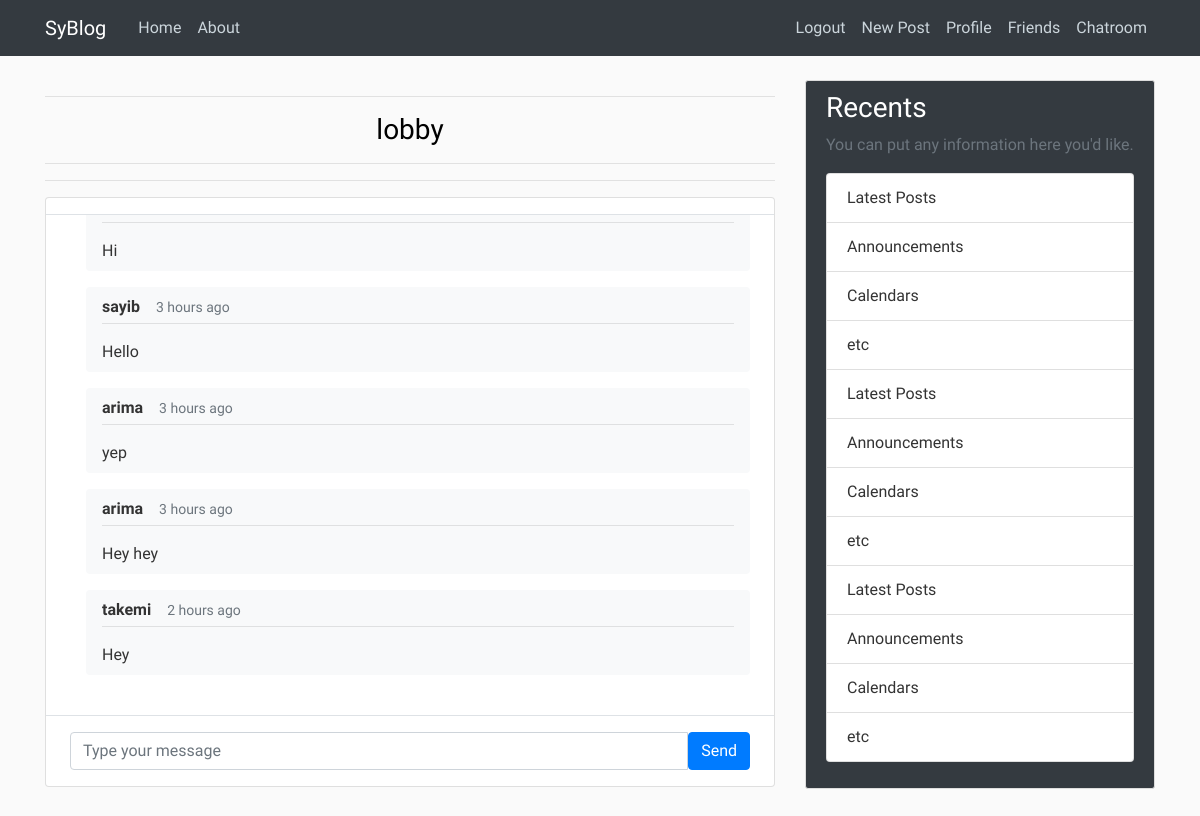
The page /chat/lobby/ (signed in) on the database as committed earlier.
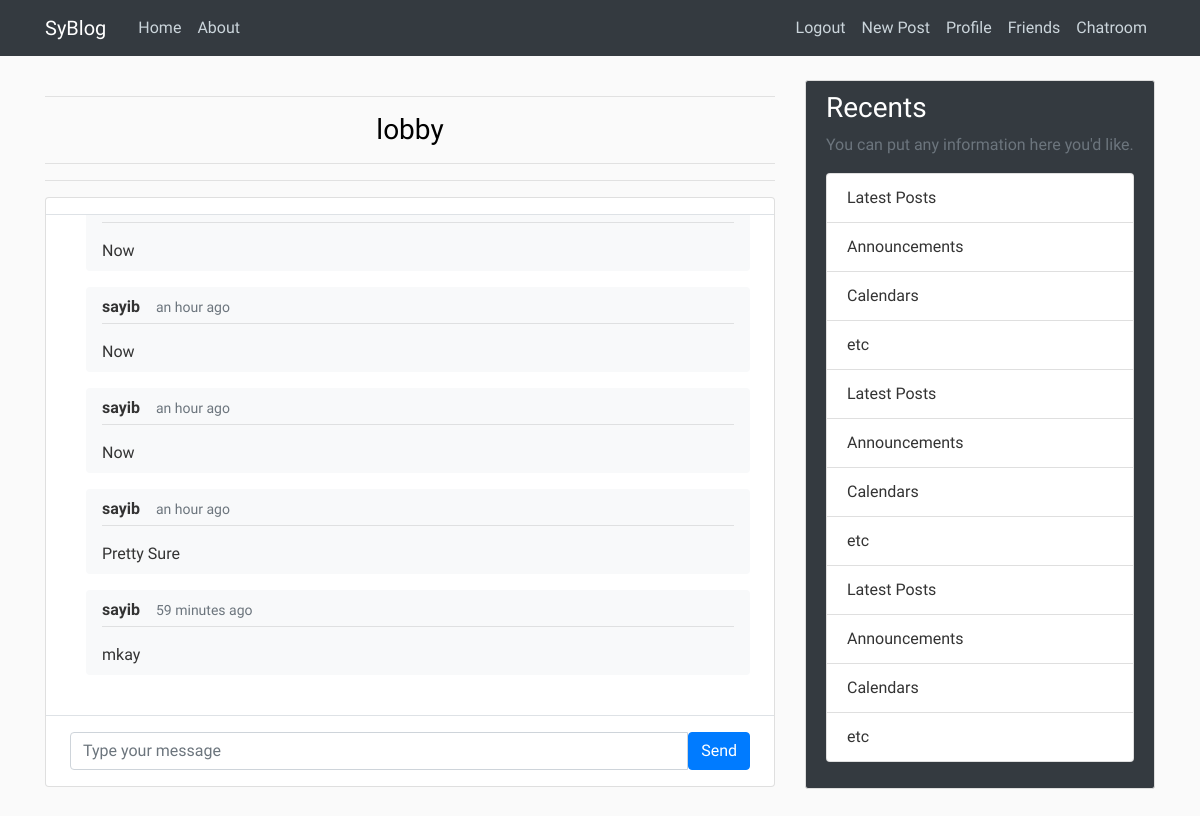
The same page on the database as committed later.
### chat/models.py (models this page shows)
class Message(models.Model):
    content = models.CharField(max_length=1000)
    author = models.ForeignKey(User, default=1, on_delete=models.CASCADE)
    timestamp = models.DateTimeField(auto_now=True)
    group = models.ForeignKey('Group', on_delete=models.CASCADE)
    def get_date(self):
        return humanize.naturaltime(self.timestamp)

### chat/views.py (the view)
# urls.py: path('<str:group_name>/', views.chatroom, name='chatroom'),
@login_required
def chatroom(request, group_name):
    group = Group.objects.filter(name=group_name).first()
    if(not group):
        alerts.success(request, f'No Group Of Name {group_name} exists')
        return redirect(Group.objects.filter(name='lobby').first())
    else:
        messages = Message.objects.filter(group=group)
        return render(request, 'chat/chatroom.html', {'group_name': group_name, 'chats':messages})

### friend/context_processors.py (called while the page is built)
def requests_to_base(requests):
    receivers = dict(Counter([req.receiver for req in FriendRequest.objects.all()]))
    return {'receivers': receivers}

### chat/templates/chat/chatroom.html (shortened to what this page needs)
{% extends "blog/base.html" %}
{% block content %}
    <main class="content">
    <div class="container p-0">
		<span style="text-align: center;">
            <hr>
			<h1 class="h3 mb-3">{{group_name}}</h1>
            <hr><hr>
        </span>
		<div class="card">
			<div class="row g-0">
				<div class="col-12 col-lg-7 col-xl-9">
					<div class="py-2 px-4 border-bottom d-none d-lg-block">
					</div>
					<div class="position-relative">
						<div id="msg-tab" class="chat-messages p-4">
                            {% for chat in chats %}
                                <div class="flex-shrink-1 bg-light rounded py-2 px-3 ml-3 mb-3">
									<div class="font-weight-bold mb-1">{{chat.author}}<small class="text-muted ml-3">{{ chat.get_date }}</small></div><hr style="margin-top: 0">
									{{chat.content}}
								</div>
                            {% endfor %}
						</div>
					</div>
					<div class="flex-grow-0 py-3 px-4 border-top">
						<div class="input-group">
							<input id="chat-message-input" type="text" class="form-control" placeholder="Type your message">
							<button id="chat-message-submit" class="btn btn-primary">Send</button>
						</div>
					</div>
				</div>
			</div>
		</div>
	</div>
    </main>
{% endblock content %}

Rows that differ between the two databases and show on the page:
no longer on this page (row unchanged): Message: content "Hi"
no longer on this page (row unchanged): Message: author "sayib", get_date "3 hours ago", content "Hello"
no longer on this page (row unchanged): Message: author "arima", get_date "3 hours ago", content "yep"
no longer on this page (row unchanged): Message: author "arima", get_date "3 hours ago", content "Hey hey"
no longer on this page (row unchanged): Message: author "takemi", get_date "2 hours ago", content "Hey"
added Message: content "Now"
added Message: author "sayib", get_date "an hour ago", content "Now"
added Message: author "sayib", get_date "an hour ago", content "Now"
added Message: author "sayib", get_date "an hour ago", content "Pretty Sure"
added Message: author "sayib", get_date "59 minutes ago", content "mkay"
